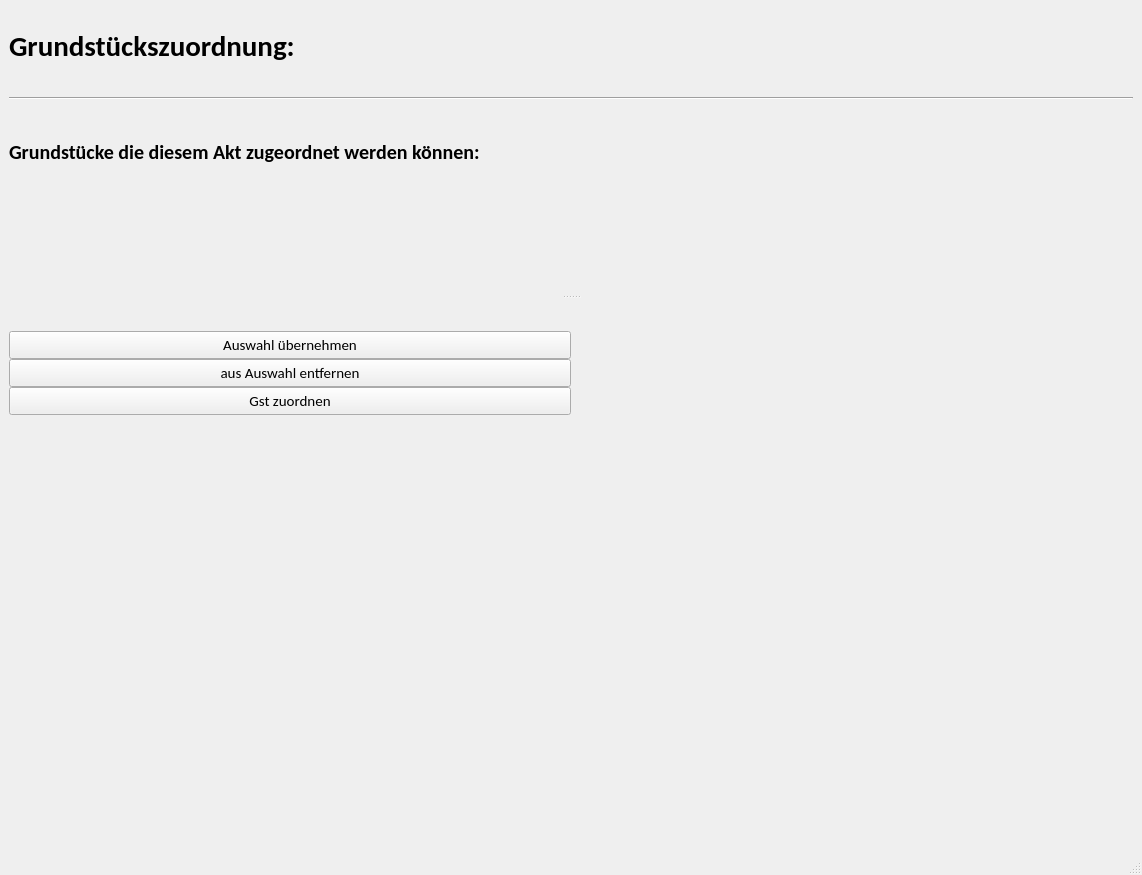
<?xml version="1.0" encoding="UTF-8"?>
<ui version="4.0">
 <class>GstZuordnung</class>
 <widget class="QMainWindow" name="GstZuordnung">
  <property name="geometry">
   <rect>
    <x>0</x>
    <y>0</y>
    <width>1142</width>
    <height>875</height>
   </rect>
  </property>
  <property name="windowTitle">
   <string>MainWindow</string>
  </property>
  <widget class="QWidget" name="centralwidget">
   <layout class="QVBoxLayout" name="verticalLayout_3">
    <property name="topMargin">
     <number>0</number>
    </property>
    <property name="bottomMargin">
     <number>0</number>
    </property>
    <item>
     <layout class="QHBoxLayout" name="uiHeaderHlay"/>
    </item>
    <item>
     <widget class="QSplitter" name="uiTableSplitter">
      <property name="sizePolicy">
       <sizepolicy hsizetype="Preferred" vsizetype="Expanding">
        <horstretch>0</horstretch>
        <verstretch>0</verstretch>
       </sizepolicy>
      </property>
      <property name="midLineWidth">
       <number>3</number>
      </property>
      <property name="orientation">
       <enum>Qt::Vertical</enum>
      </property>
      <property name="opaqueResize">
       <bool>true</bool>
      </property>
      <property name="childrenCollapsible">
       <bool>false</bool>
      </property>
      <widget class="QWidget" name="gridLayoutWidget_3">
       <layout class="QGridLayout" name="gridLayout_3">
        <item row="1" column="0" colspan="4">
         <widget class="Line" name="line">
          <property name="orientation">
           <enum>Qt::Horizontal</enum>
          </property>
         </widget>
        </item>
        <item row="4" column="3">
         <layout class="QVBoxLayout" name="verticalLayout_2">
          <item>
           <widget class="InfoButton" name="uiInfoBtnGstTable" native="true"/>
          </item>
         </layout>
        </item>
        <item row="2" column="0" colspan="2">
         <widget class="QLabel" name="label_2">
          <property name="font">
           <font>
            <family>Calibri</family>
            <pointsize>15</pointsize>
            <weight>75</weight>
            <bold>true</bold>
           </font>
          </property>
          <property name="text">
           <string>Grundstücke die diesem Akt zugeordnet werden können:</string>
          </property>
         </widget>
        </item>
        <item row="4" column="0" colspan="3">
         <layout class="QVBoxLayout" name="uiGstTableVLay">
          <property name="topMargin">
           <number>0</number>
          </property>
         </layout>
        </item>
        <item row="0" column="0" colspan="2">
         <widget class="QLabel" name="label">
          <property name="font">
           <font>
            <family>Calibri</family>
            <pointsize>22</pointsize>
            <weight>75</weight>
            <bold>true</bold>
           </font>
          </property>
          <property name="text">
           <string>Grundstückszuordnung:</string>
          </property>
         </widget>
        </item>
        <item row="2" column="2">
         <layout class="QHBoxLayout" name="horizontalLayout">
          <item>
           <widget class="InfoButton" name="uiInfoBtnImport" native="true"/>
          </item>
          <item>
           <spacer name="horizontalSpacer">
            <property name="orientation">
             <enum>Qt::Horizontal</enum>
            </property>
            <property name="sizeHint" stdset="0">
             <size>
              <width>40</width>
              <height>20</height>
             </size>
            </property>
           </spacer>
          </item>
         </layout>
        </item>
       </layout>
      </widget>
      <widget class="QWidget" name="gridLayoutWidget_4">
       <layout class="QGridLayout" name="gridLayout_4">
        <property name="spacing">
         <number>0</number>
        </property>
        <item row="2" column="1">
         <widget class="QPushButton" name="uiRemoveGstPbtn">
          <property name="font">
           <font>
            <family>Calibri</family>
            <pointsize>11</pointsize>
           </font>
          </property>
          <property name="text">
           <string>aus Auswahl entfernen</string>
          </property>
          <property name="icon">
           <iconset resource="../../../resources.qrc">
            <normaloff>:/svg/resources/icons/white_cross_in_red_circle.svg</normaloff>:/svg/resources/icons/white_cross_in_red_circle.svg</iconset>
          </property>
          <property name="iconSize">
           <size>
            <width>35</width>
            <height>35</height>
           </size>
          </property>
         </widget>
        </item>
        <item row="2" column="2">
         <widget class="InfoButton" name="uiInfoBtnRemoveGst" native="true"/>
        </item>
        <item row="3" column="2">
         <widget class="InfoButton" name="uiInfoBtnMatchGst" native="true"/>
        </item>
        <item row="4" column="1">
         <spacer name="verticalSpacer">
          <property name="orientation">
           <enum>Qt::Vertical</enum>
          </property>
          <property name="sizeHint" stdset="0">
           <size>
            <width>20</width>
            <height>40</height>
           </size>
          </property>
         </spacer>
        </item>
        <item row="3" column="1">
         <widget class="QPushButton" name="uiMatchGstPbtn">
          <property name="font">
           <font>
            <family>Calibri</family>
            <pointsize>11</pointsize>
           </font>
          </property>
          <property name="text">
           <string>Gst zuordnen</string>
          </property>
          <property name="icon">
           <iconset resource="../../../resources.qrc">
            <normaloff>:/svg/resources/icons/tick_green.svg</normaloff>:/svg/resources/icons/tick_green.svg</iconset>
          </property>
          <property name="iconSize">
           <size>
            <width>35</width>
            <height>35</height>
           </size>
          </property>
         </widget>
        </item>
        <item row="1" column="1">
         <widget class="QPushButton" name="uiSelectGstPbtn">
          <property name="font">
           <font>
            <family>Calibri</family>
            <pointsize>11</pointsize>
           </font>
          </property>
          <property name="text">
           <string>Auswahl übernehmen</string>
          </property>
          <property name="icon">
           <iconset resource="../../../resources.qrc">
            <normaloff>:/svg/resources/icons/arrow_down_blue.svg</normaloff>:/svg/resources/icons/arrow_down_blue.svg</iconset>
          </property>
          <property name="iconSize">
           <size>
            <width>35</width>
            <height>35</height>
           </size>
          </property>
         </widget>
        </item>
        <item row="1" column="2">
         <widget class="InfoButton" name="uiInfoBtnSelectGst" native="true"/>
        </item>
        <item row="0" column="1">
         <spacer name="verticalSpacer_2">
          <property name="orientation">
           <enum>Qt::Vertical</enum>
          </property>
          <property name="sizeType">
           <enum>QSizePolicy::Fixed</enum>
          </property>
          <property name="sizeHint" stdset="0">
           <size>
            <width>20</width>
            <height>32</height>
           </size>
          </property>
         </spacer>
        </item>
        <item row="0" column="0" rowspan="5">
         <layout class="QVBoxLayout" name="uiPreSelGstTableVLay">
          <property name="spacing">
           <number>0</number>
          </property>
         </layout>
        </item>
       </layout>
      </widget>
     </widget>
    </item>
   </layout>
  </widget>
  <widget class="QMenuBar" name="menubar">
   <property name="geometry">
    <rect>
     <x>0</x>
     <y>0</y>
     <width>1142</width>
     <height>21</height>
    </rect>
   </property>
  </widget>
  <widget class="QStatusBar" name="statusbar"/>
 </widget>
 <customwidgets>
  <customwidget>
   <class>InfoButton</class>
   <extends>QWidget</extends>
   <header>app_core/info_button</header>
   <container>1</container>
  </customwidget>
 </customwidgets>
 <resources>
  <include location="../../../resources.qrc"/>
 </resources>
 <connections/>
</ui>
